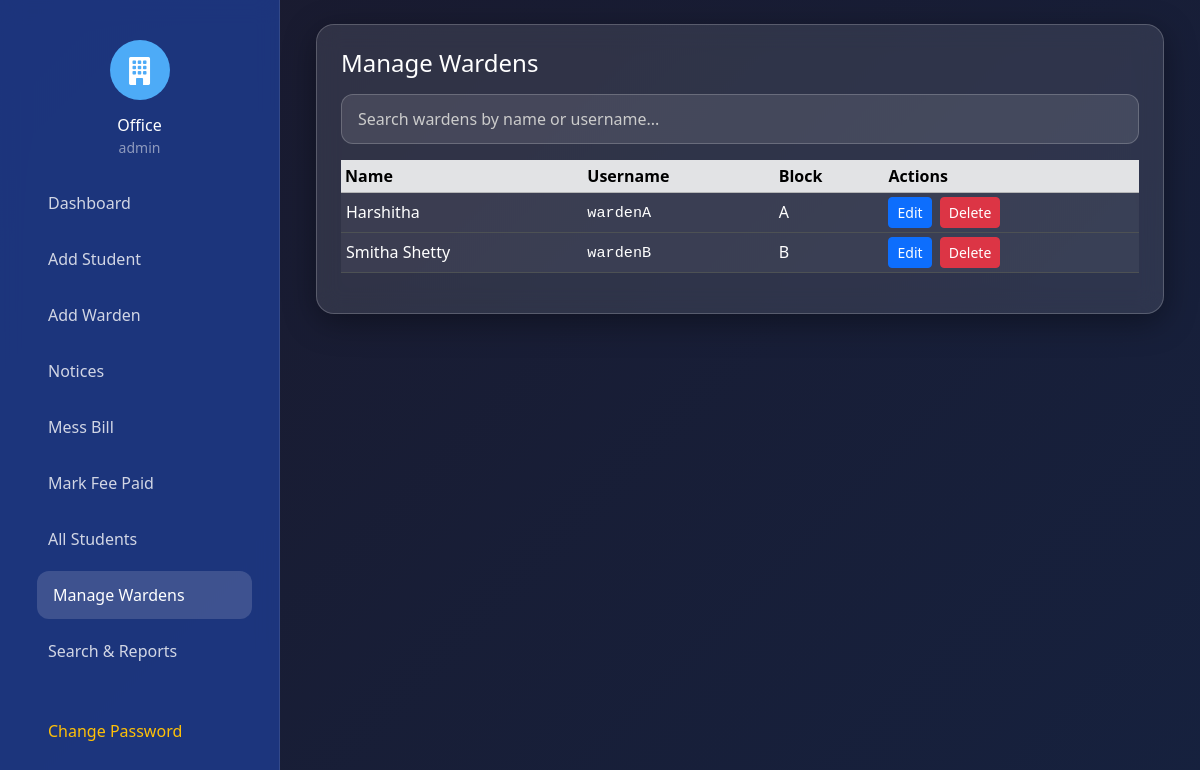
Screenshot of /dashboards/office.php?section=wardens (signed in) with the database file from the repository.
### tables this page shows
CREATE TABLE `wardens` (
  `id` varchar(10) NOT NULL,
  `user_id` int(11) NOT NULL,
  `name` varchar(100) NOT NULL,
  `phone` varchar(15) DEFAULT NULL,
  `email` varchar(100) DEFAULT NULL,
  `dob` date DEFAULT NULL,
  `address` text DEFAULT NULL,
  `block` varchar(10) DEFAULT NULL
);

CREATE TABLE `users` (
  `id` int(11) NOT NULL,
  `username` varchar(50) NOT NULL,
  `password` varchar(255) NOT NULL,
  `role` enum('student','warden','office') NOT NULL,
  `first_login` tinyint(1) DEFAULT 1,
  `created_at` timestamp NOT NULL DEFAULT current_timestamp(),
  `security_question` varchar(255) DEFAULT 'What is your mother''s maiden name?',
  `security_answer` varchar(255) DEFAULT NULL
);

### dashboards/office.php (the view, shortened to what this page needs)
<?php
include '../includes/db.php';
$wardens = $pdo->query("SELECT w.*, u.username FROM wardens w JOIN users u ON w.user_id = u.id")->fetchAll();
$active_section = $_GET['section'] ?? 'dashboard';
function url_with_section($section = null, $extra = []) {
    $params = $extra;
    if ($section !== null) $params['section'] = $section;
    elseif (isset($_GET['section'])) $params['section'] = $_GET['section'];
    return $params ? '?' . http_build_query($params) : '?';
}
?>
<!DOCTYPE html>
<html lang="en">
<head>
    <link href="https://cdn.jsdelivr.net/npm/bootstrap@5.3.3/dist/css/bootstrap.min.css" rel="stylesheet">
    <link href="https://cdn.jsdelivr.net/npm/bootstrap-icons@1.11.3/font/bootstrap-icons.min.css" rel="stylesheet">
    <link rel="stylesheet" href="../assets/css/style.css">
</head>
<body class="dashboard-bg">
<div class="sidebar">
    <div class="p-3 text-center">
        <div class="logo-circle mx-auto mb-3">
            <i class="bi bi-building-fill text-white fs-3"></i>
        </div>
        <h6 class="text-white mb-0">Office</h6>
        <small class="text-white-50"><?= htmlspecialchars($_SESSION['username']) ?></small>
    </div>
    <div class="nav-container">
        <ul class="nav flex-column">
            <li class="nav-item"><a href="?" class="nav-link <?= $active_section=='dashboard'?'active':'' ?>">Dashboard</a></li>
            <li class="nav-item"><a href="<?= url_with_section('addstudent') ?>" class="nav-link <?= $active_section=='addstudent'?'active':'' ?>">Add Student</a></li>
            <li class="nav-item"><a href="<?= url_with_section('addwarden') ?>" class="nav-link <?= $active_section=='addwarden'?'active':'' ?>">Add Warden</a></li>
            <li class="nav-item"><a href="<?= url_with_section('notices') ?>" class="nav-link <?= $active_section=='notices'?'active':'' ?>">Notices</a></li>
            <li class="nav-item"><a href="<?= url_with_section('messbill') ?>" class="nav-link <?= $active_section=='messbill'?'active':'' ?>">Mess Bill</a></li>
            <li class="nav-item"><a href="<?= url_with_section('feepaid') ?>" class="nav-link <?= $active_section=='feepaid'?'active':'' ?>">Mark Fee Paid</a></li>
            <li class="nav-item"><a href="<?= url_with_section('students') ?>" class="nav-link <?= $active_section=='students'?'active':'' ?>">All Students</a></li>
            <li class="nav-item"><a href="<?= url_with_section('wardens') ?>" class="nav-link <?= $active_section=='wardens'?'active':'' ?>">Manage Wardens</a></li>
            <li class="nav-item"><a href="<?= url_with_section('reports') ?>" class="nav-link <?= $active_section=='reports'?'active':'' ?>">Search & Reports</a></li>
            <li class="nav-item mt-4"><a href="#" class="nav-link text-warning" data-bs-toggle="modal" data-bs-target="#changePasswordModal">Change Password</a></li>
            <li class="nav-item"><a href="../logout.php" class="nav-link text-danger">Logout</a></li>
        </ul>
    </div>
</div>
<div class="main-content p-4">
    <div class="container-fluid">
        <div id="wardens" class="content-section <?= $active_section=='wardens'?'active':'' ?>" style="display: <?= $active_section=='wardens'?'block':'none' ?>;">
            <div class="glass-card p-4">
                <h4 class="text-white mb-3">Manage Wardens</h4>
                <div class="mb-3">
                    <input type="text" id="wardenSearch" class="form-control glass-input" placeholder="Search wardens by name or username..." autocomplete="off">
                </div>
                <div class="table-responsive">
                    <table class="table table-dark table-hover table-sm align-middle">
                        <thead class="table-secondary">
                            <tr>
                                <th>Name</th>
                                <th>Username</th>
                                <th>Block</th>
                                <th>Actions</th>
                            </tr>
                        </thead>
                        <tbody>
                            <?php foreach ($wardens as $w): ?>
                                <tr>
                                <td class="profile-row" style="cursor: pointer;">
                                    <button class="btn btn-link text-white p-0 text-start fw-medium profile-link"
                                            style="text-decoration: none !important;"
                                            data-type="warden"
                                            data-name="<?= htmlspecialchars($w['name']) ?>"
                                            data-username="<?= $w['username'] ?>"
                                            data-block="<?= $w['block'] ?>"
                                            data-phone="<?= htmlspecialchars($w['phone'] ?? '') ?>"
                                            data-email="<?= htmlspecialchars($w['email'] ?? '') ?>"
                                            data-dob="<?= $w['dob'] ?>"
                                            data-address="<?= htmlspecialchars($w['address'] ?? '') ?>">
                                        <?= htmlspecialchars($w['name']) ?>
                                    </button>
                                </td>
                                    <td><code><?= $w['username'] ?></code></td>
                                    <td><?= $w['block'] ?></td>
                                    <td>
                                        <button class="btn btn-sm btn-primary me-1" data-bs-toggle="modal" data-bs-target="#edit<?= $w['user_id'] ?>">Edit</button>
                                        <form method="POST" class="d-inline" onsubmit="return confirm('Delete warden?');">
                                            <button name="delete_warden" class="btn btn-sm btn-danger">Delete</button>
                                        </form>
                                    </td>
                                </tr>
                            <?php endforeach; ?>
                        </tbody>
                    </table>
                </div>
            </div>
        </div>
    </div>
</div>
</body>
</html>

### assets/css/style.css (style rules this page uses)
.glass-card { background: rgba(255, 255, 255, 0.08); backdrop-filter: blur(14px); -webkit-backdrop-filter: blur(14px); border: 1px solid rgba(255, 255, 255, 0.15); border-radius: 20px; box-shadow: 0 8px 32px rgba(0, 0, 0, 0.37); }
.glass-input { background: rgba(255, 255, 255, 0.1); border: 1px solid rgba(255, 255, 255, 0.2); color: white; border-radius: 12px; padding: 0.75rem 1rem; transition: all 0.3s; }
.glass-input::placeholder { color: rgba(255, 255, 255, 0.6); }
.dashboard-bg { background: linear-gradient(135deg, #1a1a2e, #16213e); min-height: 100vh; color: white; }
.sidebar { position: fixed; top: 0; left: 0; width: 280px; height: 100vh; background: rgba(30, 58, 138, 0.8); backdrop-filter: blur(10px); padding: 1.5rem 1rem; border-right: 1px solid rgba(255,255,255,0.1); z-index: 1000; }
.logo-circle { width: 60px; height: 60px; background: #4dabf7; border-radius: 50%; display: flex; align-items: center; justify-content: center; }
.nav-link { color: rgba(255,255,255,0.8); padding: 0.75rem 1rem; border-radius: 12px; margin: 0.3rem 0; transition: all 0.3s; display: flex; align-items: center; }
.nav-link:hover, .nav-link.active { background: rgba(255,255,255,0.15); color: white; transform: translateX(5px); }
.main-content { margin-left: 280px; padding: 2rem; }
.welcome-card, .service-card, .glass-card { background: rgba(255, 255, 255, 0.1); backdrop-filter: blur(12px); border: 1px solid rgba(255, 255, 255, 0.2); border-radius: 18px; transition: transform 0.3s; }
.sidebar .nav-container { flex: 1; overflow-y: auto; padding: 0 1rem; -ms-overflow-style: none; scrollbar-width: none; }
.sidebar { position: fixed; top: 0; left: 0; width: 280px; height: 100vh; background: rgba(30, 58, 138, 0.85); backdrop-filter: blur(12px); border-right: 1px solid rgba(255,255,255,0.1); display: flex; flex-direction: column; z-index: 1000; }
.sidebar .nav-link { color: rgba(255,255,255,0.8); padding: 0.75rem 1rem; border-radius: 12px; margin: 0.25rem 0; transition: all 0.3s; display: flex; align-items: center; }
.sidebar .nav-link:hover, .sidebar .nav-link.active { background: rgba(255,255,255,0.15); color: white; transform: translateX(5px); }
.main-content { margin-left: 280px; min-height: 100vh; }
.content-section { display: none; }
.content-section.active { display: block; }

### dashboards/office.php (style rules this page uses)
.form-select, .form-control { color: #000 !important; background-color: #fff !important; border: 1px solid #ccc !important; }
code { color: #ffffff !important; background: transparent !important; padding: 0 !important; font-size: 0.95em !important; font-family: 'Courier New', monospace; }
.glass-input { background: rgba(255,255,255,0.1) !important; border: 1px solid rgba(255,255,255,0.2) !important; color: #fff !important; position: relative; }
.glass-input::placeholder { color: #cccccc !important; opacity: 1 !important; }
.table-dark { --bs-table-bg: rgba(255,255,255,0.05); }
.profile-link { display: block; color: inherit !important; text-decoration: none !important; }

### rows the page displays
wardens: name "Harshitha", user.username "wardenA", block "A"
wardens: name "Smitha Shetty", user.username "wardenB", block "B"

### other values shown
$_SESSION['username'] "admin"
